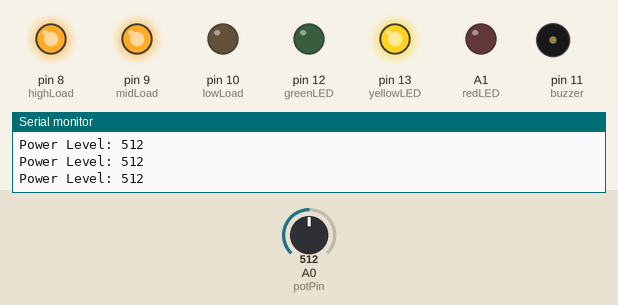
The sketch below on a simulated Arduino Uno, built with avr-gcc and run on an emulated ATmega328P. Parts: output pins drawn as LEDs (lit = HIGH), buzzer (waves = sounding, pin HIGH), the last lines printed to the serial monitor. The inputs (shaded band) are chosen by the test bench; at power-on: A0 (potPin) = 512.

Above: at 1.2 s.
1.3 s: A0 (potPin) set to 407
2.8 s: A0 (potPin) set to 391
At 3.9 s:
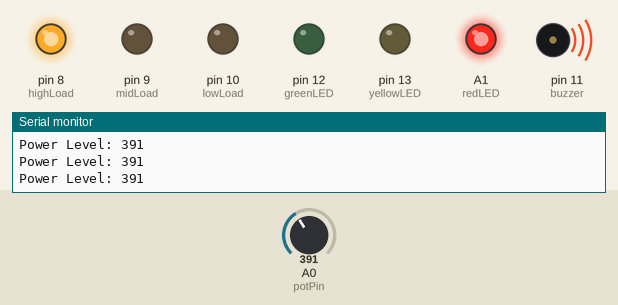
4.5 s: A0 (potPin) set to 710
At 5.1 s:
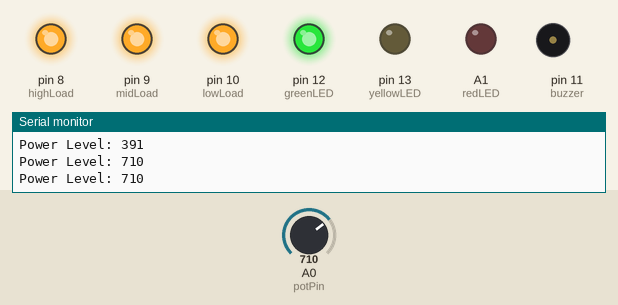
6.0 s: A0 (potPin) set to 684
At 6.4 s:
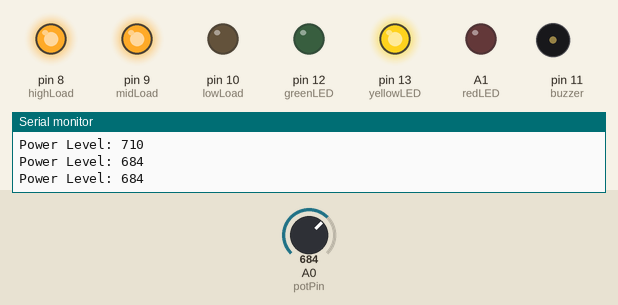
7.5 s: A0 (potPin) set to 716
At 8.8 s:
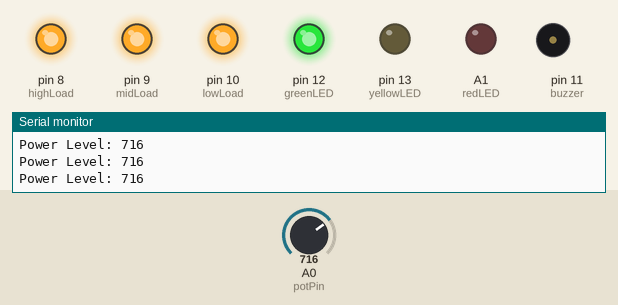
Timing chart, 0 to 10.0 s (numbered marks = the images above; inputs shaded):
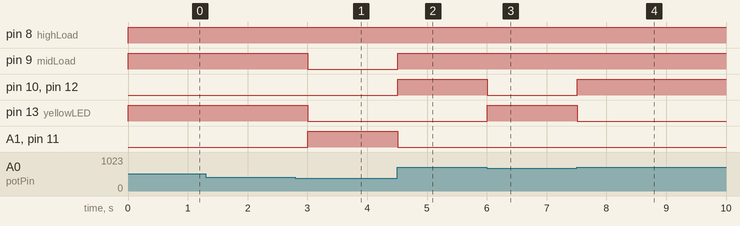

The sketch:

load_priority_system.ino
```cpp
// -------- INPUT --------
int potPin = A0;   // Potentiometer (power level)

// -------- LOAD LEDs --------
int highLoad = 8;   // High priority load
int midLoad  = 9;   // Medium priority load
int lowLoad  = 10;  // Low priority load

// -------- STATUS LEDs --------
int greenLED  = 12; // NORMAL
int yellowLED = 13; // MODERATE
int redLED    = A1; // SEVERE

// -------- BUZZER --------
int buzzer = 11;

void setup() {
  // Load LEDs
  pinMode(highLoad, OUTPUT);
  pinMode(midLoad, OUTPUT);
  pinMode(lowLoad, OUTPUT);

  // Status LEDs
  pinMode(greenLED, OUTPUT);
  pinMode(yellowLED, OUTPUT);
  pinMode(redLED, OUTPUT);

  // Buzzer
  pinMode(buzzer, OUTPUT);

  Serial.begin(9600);
}

void loop() {
  int powerLevel = analogRead(potPin);

  Serial.print("Power Level: ");
  Serial.println(powerLevel);

  // ---------- NORMAL ----------
  if (powerLevel > 700) {
    digitalWrite(highLoad, HIGH);
    digitalWrite(midLoad, HIGH);
    digitalWrite(lowLoad, HIGH);

    digitalWrite(greenLED, HIGH);
    digitalWrite(yellowLED, LOW);
    digitalWrite(redLED, LOW);

    digitalWrite(buzzer, LOW);
  }

  // ---------- MODERATE ----------
  else if (powerLevel > 400) {
    digitalWrite(highLoad, HIGH);
    digitalWrite(midLoad, HIGH);
    digitalWrite(lowLoad, LOW);

    digitalWrite(greenLED, LOW);
    digitalWrite(yellowLED, HIGH);
    digitalWrite(redLED, LOW);

    digitalWrite(buzzer, LOW);
  }

  // ---------- SEVERE ----------
  else {
    digitalWrite(highLoad, HIGH);
    digitalWrite(midLoad, LOW);
    digitalWrite(lowLoad, LOW);

    digitalWrite(greenLED, LOW);
    digitalWrite(yellowLED, LOW);
    digitalWrite(redLED, HIGH);

    digitalWrite(buzzer, HIGH);
  }

  delay(300);
}
```

Measured:
- the behaviour switches between 401 and 400 on A0 (potPin) (found by bisection; images 0 and 1)
- the behaviour switches between 701 and 700 on A0 (potPin) (found by bisection; images 2 and 3)
- after the input at 2.8 s, pin 9 (midLoad), pin 13 (yellowLED): HIGH → LOW after 0.20 s; A1 (redLED), pin 11 (buzzer): LOW → HIGH after 0.20 s
- after the input at 4.5 s, pin 9 (midLoad), pin 10 (lowLoad), pin 12 (greenLED): LOW → HIGH at once; A1 (redLED), pin 11 (buzzer): HIGH → LOW at once
- after the input at 6.0 s, pin 10 (lowLoad), pin 12 (greenLED): HIGH → LOW at once; pin 13 (yellowLED): LOW → HIGH at once
- after the input at 7.5 s, pin 10 (lowLoad), pin 12 (greenLED): LOW → HIGH at once; pin 13 (yellowLED): HIGH → LOW at once
